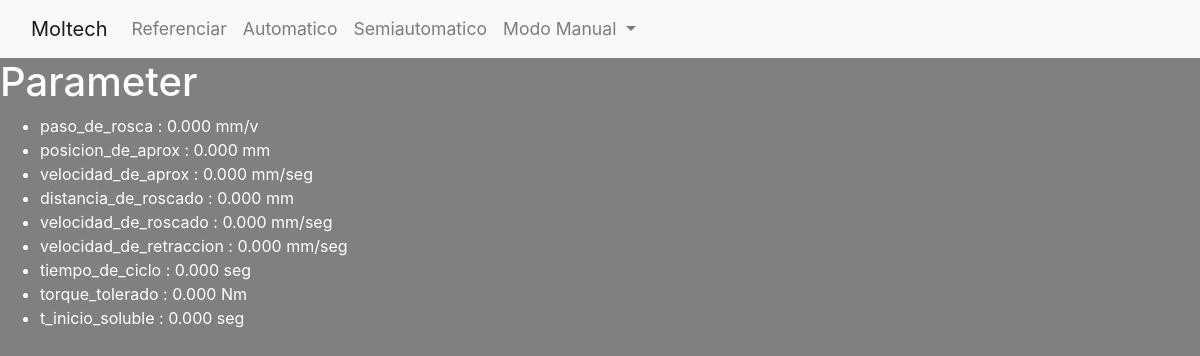
The page /parametros/ on the database as committed earlier.
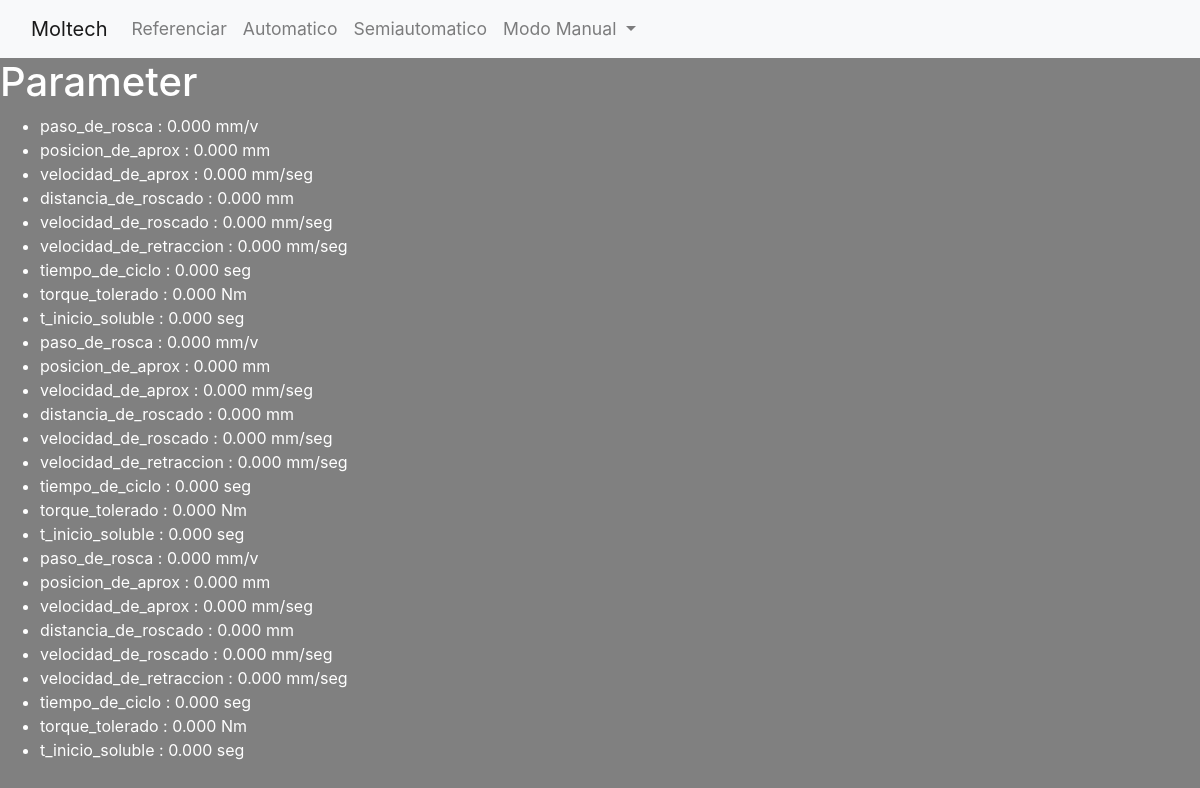
The same page on the database as committed later.
### apps/parameters/models.py (models this page shows, shortened)
class Parameter(models.Model):
    name = models.CharField(max_length=50, blank=False)
    description = models.CharField(max_length=255)
    unit = models.CharField(max_length=20)
    value = models.DecimalField(max_digits=10, decimal_places=3, blank=False)
    part_model = models.IntegerField(default=1, blank=False)

### apps/parameters/views.py (the view)
# urls.py: path('', views.ParameterListView.as_view(), name="parameters-list")
class ParameterListView(ListView):
    model = Parameter
    template_name = 'parameter_list.html'
    def get_context_data(self, **kwargs):
        context = super().get_context_data(**kwargs)
        return context

### apps/parameters/templates/parameter_list.html
{% extends 'index.html' %}
{% load static %}
{% block content %}
<h1>Parameter</h1>
<ul>
{% for parameter in object_list %}
    <li>{{ parameter.name }} : {{ parameter.value }} {{ parameter.unit }}</li>
{% empty %}
    <li>No articles yet.</li>
{% endfor %}
</ul>
{% endblock %}

### apps/front/templates/index.html (shortened to what this page needs)
{% load static %}
<!DOCTYPE html>
<html lang="en">
<head>
    <link rel="stylesheet" type="text/css" href="//netdna.bootstrapcdn.com/bootstrap/4.5.0/css/bootstrap.min.css">
    <link href="{% static 'css/main.css' %}" rel="stylesheet">
    <link href="{% static 'css/monitor.component.css' %}" rel="stylesheet">
    <link href="{% static 'css/monitorHorizontal.component.css' %}" rel="stylesheet">
</head>
<body>
    <nav class="navbar navbar-expand-lg navbar-light bg-light">
        <div class="container-fluid">
          <a class="navbar-brand" href="{% url 'home' %}">Moltech</a>
          <div class="collapse navbar-collapse" id="navbarNav">
            <ul class="navbar-nav">
              <li class="nav-item">
                <a class="nav-link" href="{% url 'referenciar' %}">Referenciar</a>
              </li>
              <li class="nav-item">
                <a class="nav-link" href="{% url 'automatico' %}">Automatico</a>
              </li>
              <li class="nav-item">
                <a class="nav-link" href="{% url 'semiAutomatico' %}">Semiautomatico</a>
              </li>
              <li class="nav-item dropdown">
                <a class="nav-link dropdown-toggle" href="#" id="navbarDropdownMenuLinkManual" data-toggle="dropdown" aria-haspopup="true" aria-expanded="false">
                    Modo Manual
                </a>
              </li>
            </ul>
          </div>
        </div>
      </nav>
<section id="root">
  {% block content %}
  {% endblock %}
</section>
</body>
</html>

### apps/front/static/css/main.css (style rules this page uses)
body { background: grey; color: white; }
#root { height: 85vh; }
nav { top: 0; left: 0; width: 100%; position: fixed; }
nav li { vertical-align: bottom; font-size: 1.1rem; }

Rows that differ between the two databases and show on the page:
added Parameter: name "paso_de_rosca", value "0.000", unit "mm/v"
added Parameter: name "posicion_de_aprox", value "0.000", unit "mm"
added Parameter: name "velocidad_de_aprox", value "0.000", unit "mm/seg"
added Parameter: name "distancia_de_roscado", value "0.000", unit "mm"
added Parameter: name "velocidad_de_roscado", value "0.000", unit "mm/seg"
added Parameter: name "velocidad_de_retraccion", value "0.000", unit "mm/seg"
added Parameter: name "tiempo_de_ciclo", value "0.000", unit "seg"
added Parameter: name "torque_tolerado", value "0.000", unit "Nm"
added Parameter: name "t_inicio_soluble", value "0.000", unit "seg"
added Parameter: name "paso_de_rosca", value "0.000", unit "mm/v"
added Parameter: name "posicion_de_aprox", value "0.000", unit "mm"
added Parameter: name "velocidad_de_aprox", value "0.000", unit "mm/seg"
added Parameter: name "distancia_de_roscado", value "0.000", unit "mm"
added Parameter: name "velocidad_de_roscado", value "0.000", unit "mm/seg"
added Parameter: name "velocidad_de_retraccion", value "0.000", unit "mm/seg"
added Parameter: name "tiempo_de_ciclo", value "0.000", unit "seg"
added Parameter: name "torque_tolerado", value "0.000", unit "Nm"
added Parameter: name "t_inicio_soluble", value "0.000", unit "seg"
